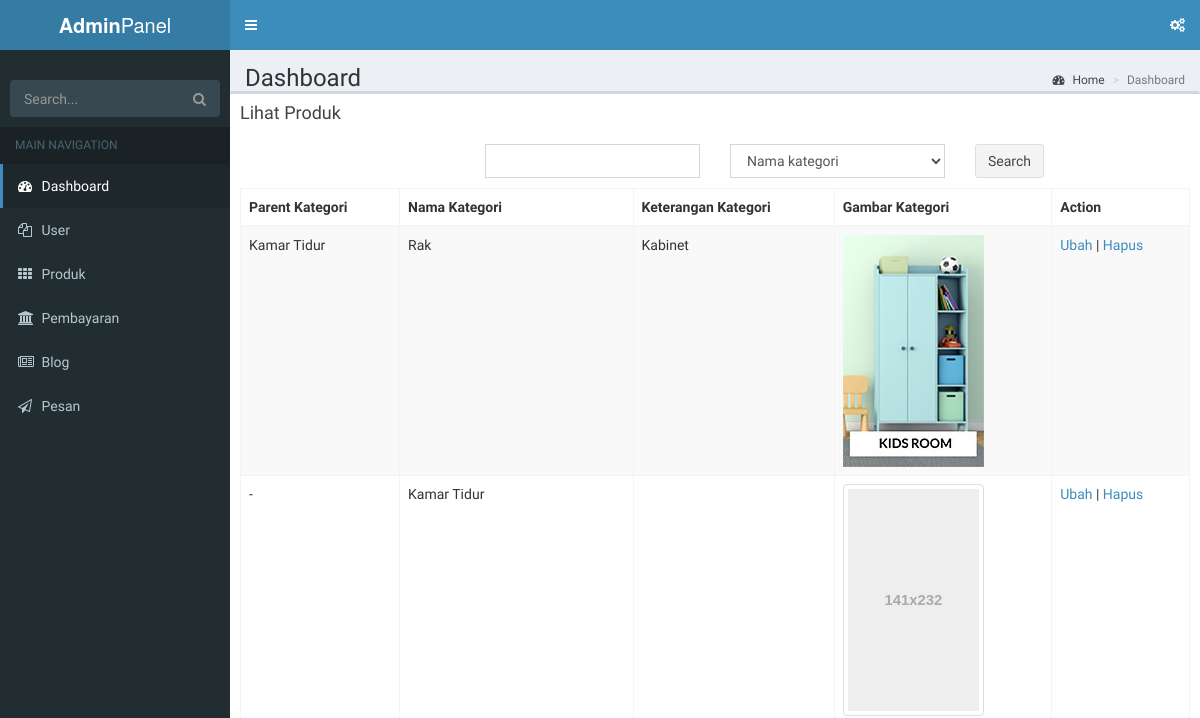
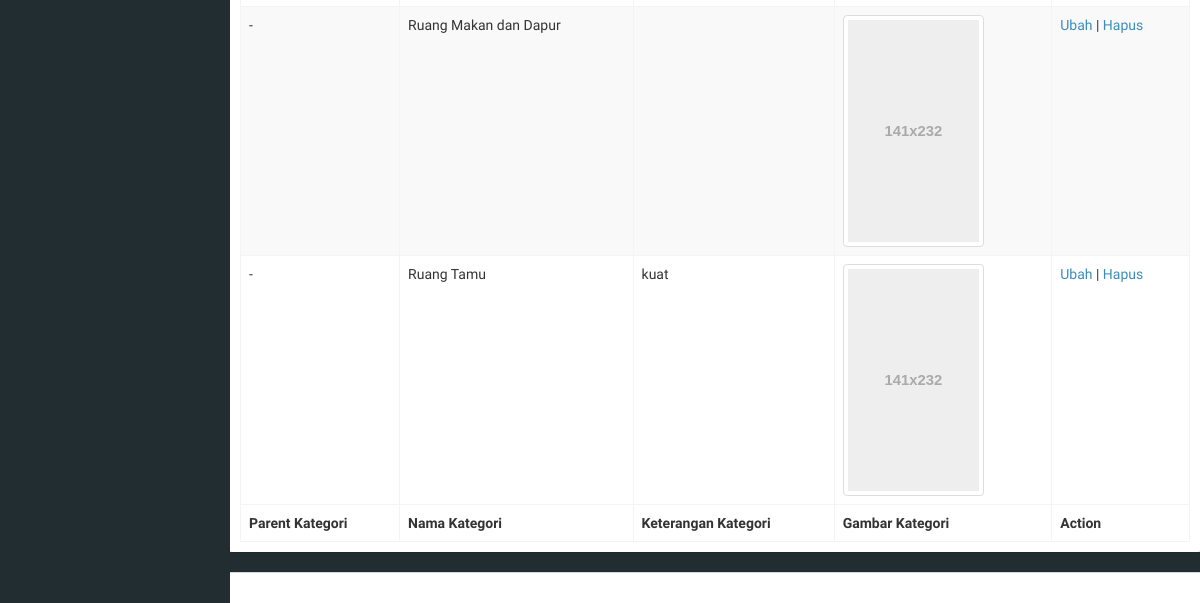
Before: /index.php/adminpanel/produk/lihat_kategori with the older database file (2 pictures, top to bottom).
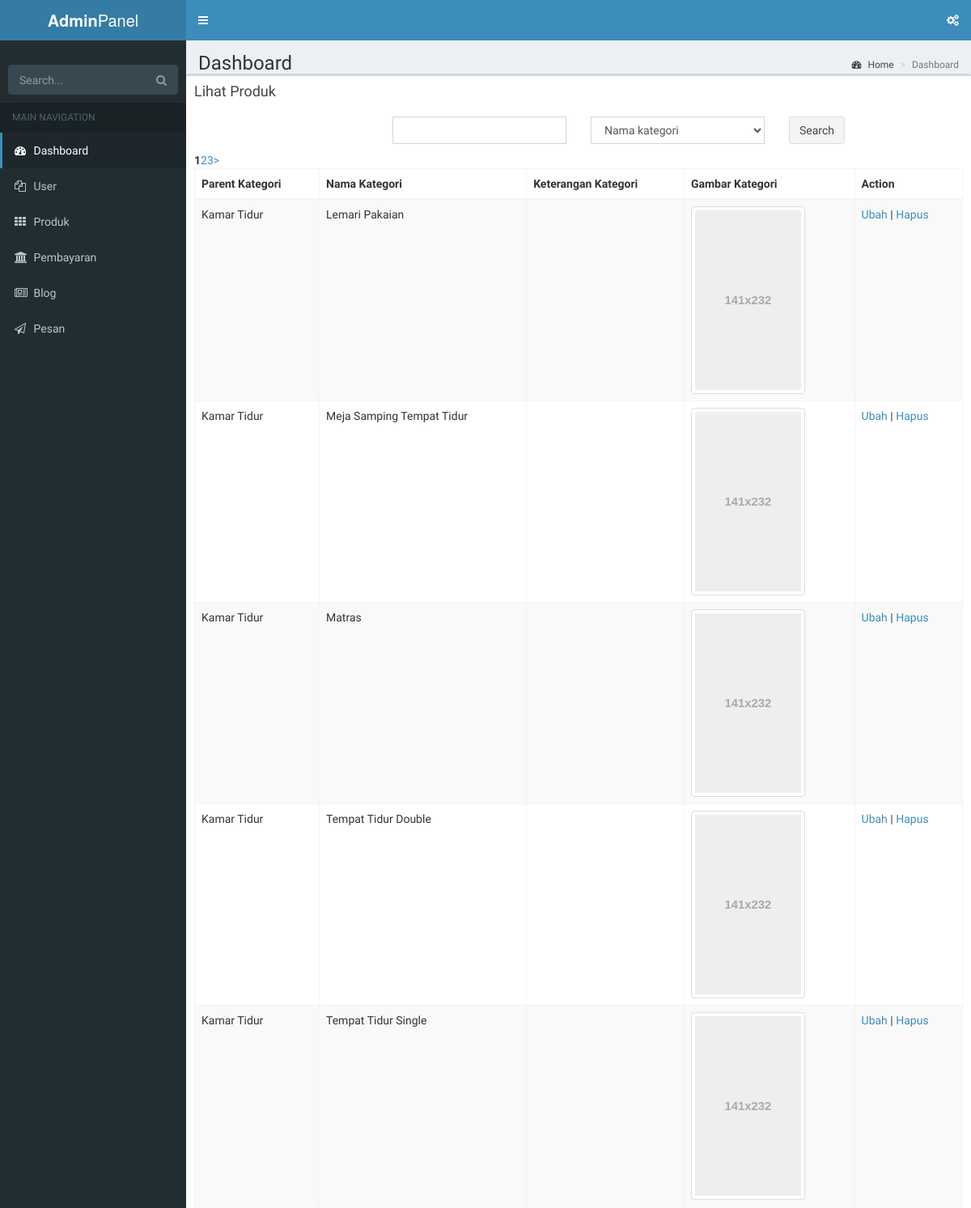
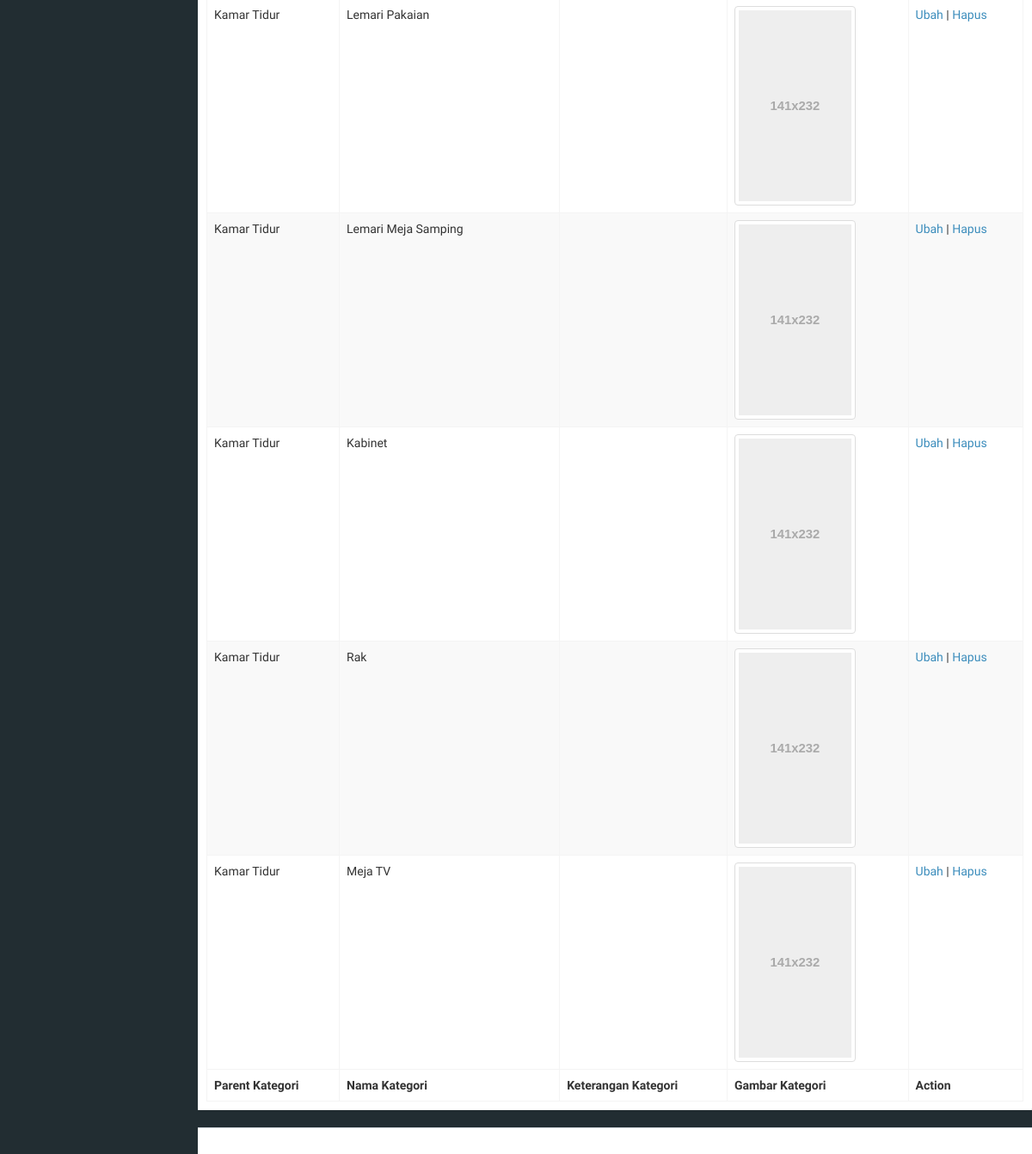
After: the same page with the newer database file (2 pictures, top to bottom).
### tables this page shows
CREATE TABLE IF NOT EXISTS `fm_kategori` (
  `id_kategori` int(11) NOT NULL,
  `id_parent` int(11) NOT NULL,
  `nama_kategori` varchar(100) NOT NULL,
  `keterangan_kategori` longtext NOT NULL,
  `gambar_kategori` varchar(100) NOT NULL
);

### application/controllers/adminpanel/Produk.php (called while the page is built, shortened)
<?php
class Produk extends CI_Controller {
	public function __construct(){
		$this->load->model('mproduk','mp');
    $this->load->library('pagination');
	}
		function lihat_kategori(){
			$data['title_web'] = 'View All Kategori | Adminpanel Furnimade';
			$data['path_content'] = 'admin/produk/lihat_kategori';
			$this->form_validation->set_rules('search','Search','required');
			if(!$this->form_validation->run()){
			$perpage = 10;
			$this->load->library('pagination');
			$config['base_url'] = base_url($this->uri->segment(1).'/produk/lihat_kategori/');
			$config['total_rows'] = $this->mod->countData('kategori');
			$config['per_page'] = $perpage;
			$config['uri_segment'] = 4;
			$choice = $config['total_rows']/$config['per_page'] = $perpage;
			$config['num_links'] = round($choice);
			$config['use_page_numbers'] = TRUE;
			$this->pagination->initialize($config);
			$page = ($this->uri->segment(4))? $this->uri->segment(4) : 0;
			$data['results'] = $this->mp->fetchKategori($config['per_page'],$page,$this->uri->segment(4));
			$data['links'] = $this->pagination->create_links();
			$data['total_rows'] = $this->mod->countData('kategori');
			$this->load->view('admin/index',$data);
			}
			else{
				$data['results'] = $this->mp->fetchKategoriSearch($_POST);
				$data['links'] = false;
				$this->load->view('admin/index',$data);
			}
		}
}
?>

### index.php (called while the page is built, shortened)
<?php
require_once BASEPATH.'core/CodeIgniter.php';

### application/models/Mproduk.php (called while the page is built, shortened)
<?php
class Mproduk extends CI_Model {
		function fetchKategori($limit,$start,$pagenumber) {
			if($pagenumber!="")
				$this->db->limit($limit,($pagenumber*$limit)-$limit);
			else
				$this->db->limit($limit,$start);
			$this->db->order_by('id_kategori','DESC');
			$query = $this->db->get('kategori');
			if($query->num_rows()>0){
				return $query->result();
			}
			else return FALSE;
		}
  }
?>

### application/models/Mmodule.php (called while the page is built, shortened)
<?php
class Mmodule extends CI_Model {
	function getDataWhere($table_name,$field,$value){
		$this->db->where($field,$value);
		$query = $this->db->get($table_name);
		if($query->num_rows()>0)
			return $query->row_array();
		else return false;
	}
}
?>

### application/views/admin/produk/lihat_kategori.php (the view)
<div class="box">
  <div class="box-header">
    <h3 class="box-title">Lihat Produk</h3>
  </div>
  <div class="box-body">
    <div class="row" style="margin-bottom:10px">
      <form method="POST" action="">
      <div class="col-md-3">
      </div>
      <div class="col-md-3">
        <input type="text" name="search" class="form-control">
      </div>
      <div class="col-md-3">
        <?php
          $options = array(
                'nama_kategori'=>'Nama kategori',
                );
          echo form_dropdown('by',$options,set_value('by'),"class='form-control'");
        ?>
      </div>
      <div class="col-md-3">
        <button type="submit"class="btn btn-default">Search</button>
      </div>
    </form>
    </div>
    <table id="example1" class="table table-bordered table-striped">
      <thead>
      <tr>
        <th>Parent Kategori</th>
        <th>Nama Kategori</th>
        <th>Keterangan Kategori</th>
        <th>Gambar Kategori</th>
        <th>Action</th>
      </tr>
      </thead>
      <tbody>
        <?php
      		if($results!=FALSE){
      			foreach ($results as $rows) {
      				?>
      				<tr>
                <td><?php if($rows->id_parent==0) echo "-";
                  else{
                    $result = $this->mod->getDataWhere('kategori','id_kategori',$rows->id_parent);
                    echo $result['nama_kategori'];
                  }
                  ?></td>
                <td><?php echo $rows->nama_kategori ?></td>
                <td><?php echo $rows->keterangan_kategori ?></td>
                <td><?php if($rows->gambar_kategori!= "") {
                  ?>
                  <img src="<?php echo base_url($rows->gambar_kategori)?>">
                  <?php
                } else{
                  ?>
                  <img data-src="holder.js/141x232" class="img-thumbnail">
                  <?php
                }?></td>
                <td>
                  <a href ="<?php echo base_url('adminpanel/produk/ubah_kategori/'.$rows->id_kategori)?>">Ubah</a> |
                  <a href ="<?php echo base_url('adminpanel/produk/hapus_kategori/'.$rows->id_kategori)?>" onclick="return confirm('Apakah Kamu yakin data tersebut ingin dihapus ?')">Hapus</a>
                </td>
              </tr>
      				<?php
      			}
      		}
      	?>
      	<?php
      		echo $links;
      	?>
      </tbody>
      <tfoot>
      <tr>
        <th>Parent Kategori</th>
        <th>Nama Kategori</th>
        <th>Keterangan Kategori</th>
        <th>Gambar Kategori</th>
        <th>Action</th>
      </tr>
      </tfoot>
    </table>
  </div>
</div>

### application/views/admin/index.php (shortened to what this page needs)
<!DOCTYPE html>
<html>
<head>
  <?php $this->load->view('admin/common/header'); ?>
</head>
<body class="hold-transition skin-blue sidebar-mini">
<div class="wrapper">
  <header class="main-header">
    <?php $this->load->view('admin/common/topnav'); ?>
  </header>
  <aside class="main-sidebar">
      <?php $this->load->view('admin/common/sidebar'); ?>
  </aside>
  <div class="content-wrapper">
    <section class="content-header">
      <h1>
        Dashboard
      </h1>
      <ol class="breadcrumb">
        <li><a href="#"><i class="fa fa-dashboard"></i> Home</a></li>
        <li class="active">Dashboard</li>
      </ol>
    </section>
    <?php $this->load->view($path_content)?>
  </div>
  <footer class="main-footer">
  </footer>
</div>
</body>
</html>

### application/views/admin/common/header.php (shortened to what this page needs)
<link rel="stylesheet" href="<?php echo base_url('asset/asset_lte/bootstrap/css/bootstrap.min.css') ?>">
<link rel="stylesheet" href="<?php echo base_url('asset/asset_default/fa/css/font-awesome.min.css') ?>">
<link rel="stylesheet" href="https://cdnjs.cloudflare.com/ajax/libs/ionicons/2.0.1/css/ionicons.min.css">
<link rel="stylesheet" href="<?php echo base_url('asset/asset_lte/dist/css/AdminLTE.min.css')?>">
<link rel="stylesheet" href="<?php echo base_url('asset/asset_lte/dist/css/skins/_all-skins.min.css')?>">
<link rel="stylesheet" href="<?php echo base_url('asset/asset_lte/plugins/iCheck/flat/blue.css')?>">
<link rel="stylesheet" href="<?php echo base_url('asset/asset_lte/plugins/morris/morris.css')?>">
<link rel="stylesheet" href="<?php echo base_url('asset/asset_lte/plugins/jvectormap/jquery-jvectormap-1.2.2.css')?>">
<link rel="stylesheet" href="plugins/datepicker/datepicker3.css">
<link rel="stylesheet" href="plugins/daterangepicker/daterangepicker-bs3.css">
<link rel="stylesheet" href="plugins/bootstrap-wysihtml5/bootstrap3-wysihtml5.min.css">
<link rel="stylesheet" type="text/css" href="<?php echo base_url('asset/asset_lte/plugins/jQueryUI/jquery-ui.theme.css') ?>">
<link rel="stylesheet" type="text/css" href="<?php echo base_url('asset/asset_lte/plugins/jQueryUI/jquery-ui.min.css') ?>">

### application/views/admin/common/topnav.php (shortened to what this page needs)
<a href="index2.html" class="logo">
  <span class="logo-lg"><b>Admin</b>Panel</span>
</a>
<nav class="navbar navbar-static-top">
  <a href="#" class="sidebar-toggle" data-toggle="offcanvas" role="button">
  </a>
  <div class="navbar-custom-menu">
    <ul class="nav navbar-nav">
      <li class="dropdown user user-menu">
        <a href="#" class="dropdown-toggle" data-toggle="dropdown" >
        </a>
      </li>
      <li>
        <a href="#" data-toggle="control-sidebar"><i class="fa fa-gears"></i></a>
      </li>
    </ul>
  </div>
</nav>

### application/views/admin/common/sidebar.php (shortened to what this page needs)
<section class="sidebar">
  <div class="user-panel">
    <div class="pull-left info">
    </div>
  </div>
  <form action="#" method="get" class="sidebar-form">
    <div class="input-group">
      <input type="text" name="q" class="form-control" placeholder="Search...">
          <span class="input-group-btn">
            <button type="submit" name="search" id="search-btn" class="btn btn-flat"><i class="fa fa-search"></i>
            </button>
          </span>
    </div>
  </form>
  <ul class="sidebar-menu">
    <li class="header">MAIN NAVIGATION</li>
    <li class="active treeview">
      <a href="#">
        <i class="fa fa-dashboard"></i> <span>Dashboard</span>
      </a>
    </li>
    <li class="treeview">
      <a href="#">
        <i class="fa fa-files-o"></i>
        <span>User</span>
      </a>
    </li>
    <li>
      <a href="#">
        <i class="fa fa-th"></i> <span>Produk</span>
        </a>
    </li>
    <li>
      <a href="#">
        <i class="fa fa-university"></i> <span>Pembayaran</span>
        </a>
    </li>
    <li>
      <a href="#">
        <i class="fa fa-newspaper-o"></i> <span>Blog</span>
        </a>
    </li>
    <li>
      <a href="#">
        <i class="fa fa-paper-plane-o"></i> <span>Pesan</span>
        </a>
    </li>
</section>

Changed rows visible on the page:
removed fm_kategori: fm_kategori.nama_kategori "Kamar Tidur", nama_kategori "Rak", keterangan_kategori "Kabinet", gambar_kategori (picture)
no longer on this page (row edited): fm_kategori: nama_kategori "Kamar Tidur"
no longer on this page (row unchanged): fm_kategori: nama_kategori "Ruang Makan dan Dapur"
no longer on this page (row unchanged): fm_kategori: nama_kategori "Ruang Tamu", keterangan_kategori "kuat"
added fm_kategori: fm_kategori.nama_kategori "Kamar Tidur", nama_kategori "Lemari Pakaian"
added fm_kategori: fm_kategori.nama_kategori "Kamar Tidur", nama_kategori "Meja Samping Tempat Tidur"
added fm_kategori: fm_kategori.nama_kategori "Kamar Tidur", nama_kategori "Matras"
added fm_kategori: fm_kategori.nama_kategori "Kamar Tidur", nama_kategori "Tempat Tidur Double"
added fm_kategori: fm_kategori.nama_kategori "Kamar Tidur", nama_kategori "Tempat Tidur Single"
added fm_kategori: fm_kategori.nama_kategori "Kamar Tidur", nama_kategori "Lemari Pakaian"
added fm_kategori: fm_kategori.nama_kategori "Kamar Tidur", nama_kategori "Lemari Meja Samping"
added fm_kategori: fm_kategori.nama_kategori "Kamar Tidur", nama_kategori "Kabinet"
added fm_kategori: fm_kategori.nama_kategori "Kamar Tidur", nama_kategori "Rak"
added fm_kategori: fm_kategori.nama_kategori "Kamar Tidur", nama_kategori "Meja TV"
Other visible differences:
$links: (not shown) → "1 2 3 >"
